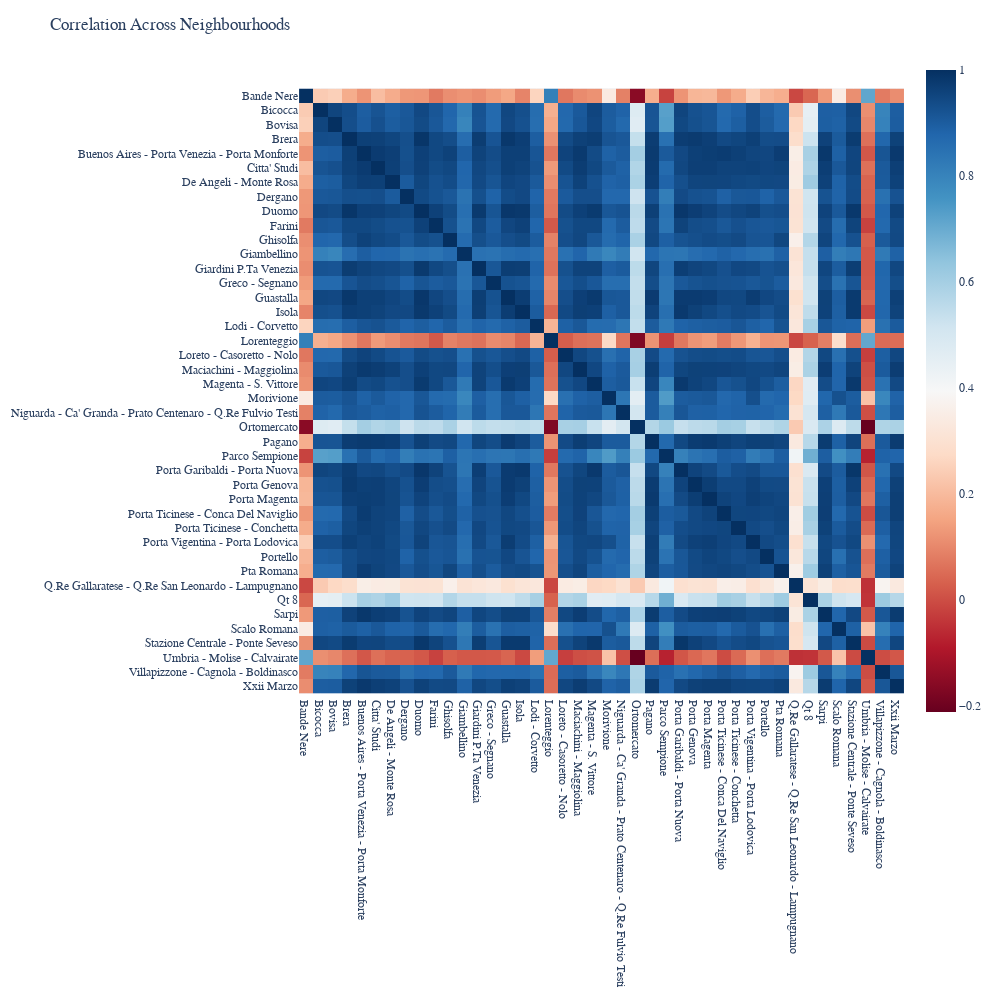

The cell this chart's notebook holds for it:
### Markdown cell above
Or exploit an interactive one to view correlations with greater detail:

### Code cell
px.imshow(
    nil_rentals_multivariate.corr(),
    width=1000, height=1000,
    color_continuous_scale=px.colors.sequential.RdBu,
    labels={"x":"", "y":""}
    ) \
        .update_layout(
            title_text="Correlation Across Neighbourhoods",
            font_family="Consolas"
        )

### Figure 1 — Plotly figure (JSON) as saved in the notebook; plotly's stock layout.template omitted (floating-point values rounded to 4 significant figures; data arrays with more than 128 entries replaced by an {"elided": "..."} marker saying what was removed)
{"data": [{"coloraxis": "coloraxis", "hovertemplate": "x: %{x}<br>y: %{y}<br>color: %{z}<extra></extra>", "name": "0", "type": "heatmap", "x": ["Bande Nere", "Bicocca", "Bovisa", "Brera", "Buenos Aires - Porta Venezia - Porta Monforte", "Citta' Studi", "De Angeli - Monte Rosa", "Dergano", "Duomo", "Farini", "Ghisolfa", "Giambellino", "Giardini P.Ta Venezia", "Greco - Segnano", "Guastalla", "Isola", "Lodi - Corvetto", "Lorenteggio", "Loreto - Casoretto - Nolo", "Maciachini - Maggiolina", "Magenta - S. Vittore", "Morivione", "Niguarda - Ca' Granda - Prato Centenaro - Q.Re Fulvio Testi", "Ortomercato", "Pagano", "Parco Sempione", "Porta Garibaldi - Porta Nuova", "Porta Genova", "Porta Magenta", "Porta Ticinese - Conca Del Naviglio", "Porta Ticinese - Conchetta", "Porta Vigentina - Porta Lodovica", "Portello", "Pta Romana", "Q.Re Gallaratese - Q.Re San Leonardo - Lampugnano", "Qt 8", "Sarpi", "Scalo Romana", "Stazione Centrale - Ponte Seveso", "Umbria - Molise - Calvairate", "Villapizzone - Cagnola - Boldinasco", "Xxii Marzo"], "xaxis": "x", "y": ["Bande Nere", "Bicocca", "Bovisa", "Brera", "Buenos Aires - Porta Venezia - Porta Monforte", "Citta' Studi", "De Angeli - Monte Rosa", "Dergano", "Duomo", "Farini", "Ghisolfa", "Giambellino", "Giardini P.Ta Venezia", "Greco - Segnano", "Guastalla", "Isola", "Lodi - Corvetto", "Lorenteggio", "Loreto - Casoretto - Nolo", "Maciachini - Maggiolina", "Magenta - S. Vittore", "Morivione", "Niguarda - Ca' Granda - Prato Centenaro - Q.Re Fulvio Testi", "Ortomercato", "Pagano", "Parco Sempione", "Porta Garibaldi - Porta Nuova", "Porta Genova", "Porta Magenta", "Porta Ticinese - Conca Del Naviglio", "Porta Ticinese - Conchetta", "Porta Vigentina - Porta Lodovica", "Portello", "Pta Romana", "Q.Re Gallaratese - Q.Re San Leonardo - Lampugnano", "Qt 8", "Sarpi", "Scalo Romana", "Stazione Centrale - Ponte Seveso", "Umbria - Molise - Calvairate", "Villapizzone - Cagnola - Boldinasco", "Xxii Marzo"], "yaxis": "y", "z": {"elided": "42x42 float values"}}], "layout": {"coloraxis": {"colorscale": [[0, "rgb(103,0,31)"], [0.1, "rgb(178,24,43)"], [0.2, "rgb(214,96,77)"], [0.3, "rgb(244,165,130)"], [0.4, "rgb(253,219,199)"], [0.5, "rgb(247,247,247)"], [0.6, "rgb(209,229,240)"], [0.7, "rgb(146,197,222)"], [0.8, "rgb(67,147,195)"], [0.9, "rgb(33,102,172)"], [1, "rgb(5,48,97)"]]}, "font": {"family": "Consolas"}, "height": 1000, "margin": {"t": 60}, "title": {"text": "Correlation Across Neighbourhoods"}, "width": 1000, "xaxis": {"anchor": "y", "constrain": "domain", "domain": [0, 1], "scaleanchor": "y"}, "yaxis": {"anchor": "x", "autorange": "reversed", "constrain": "domain", "domain": [0, 1]}}}
